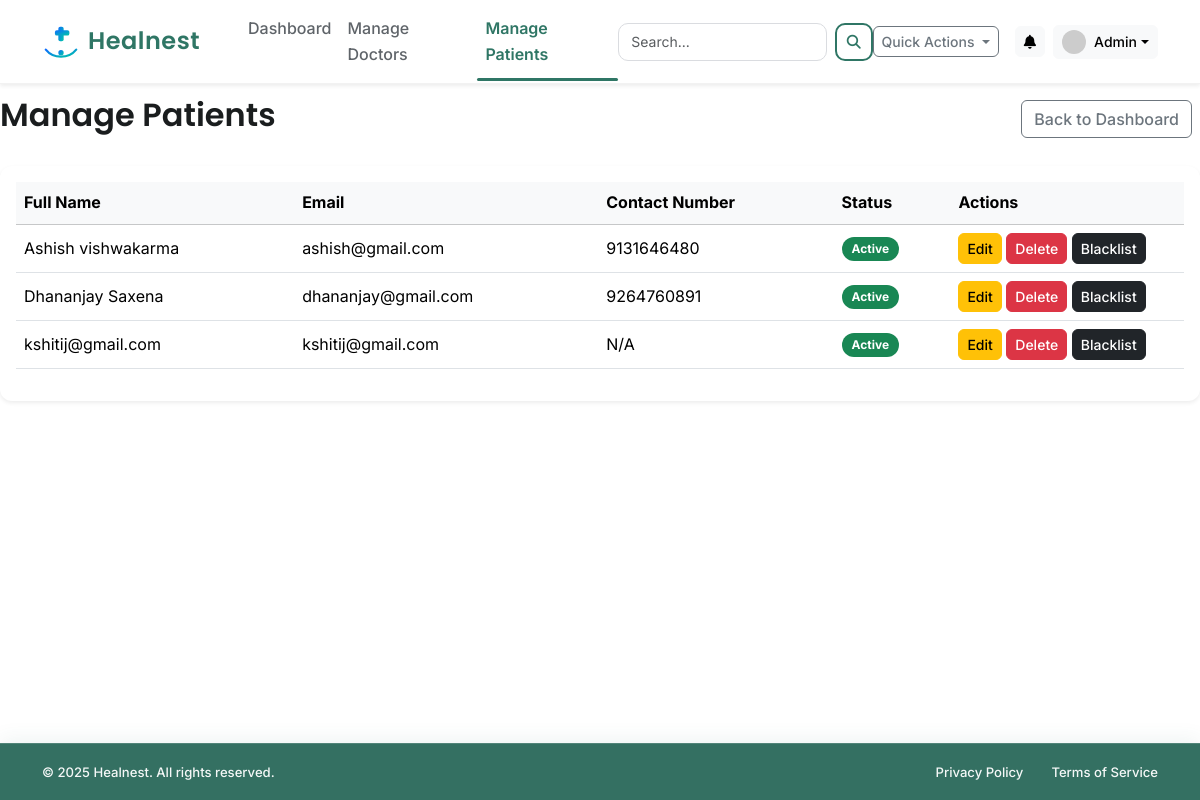
The page /admin/patients (signed in) on the database as committed earlier.
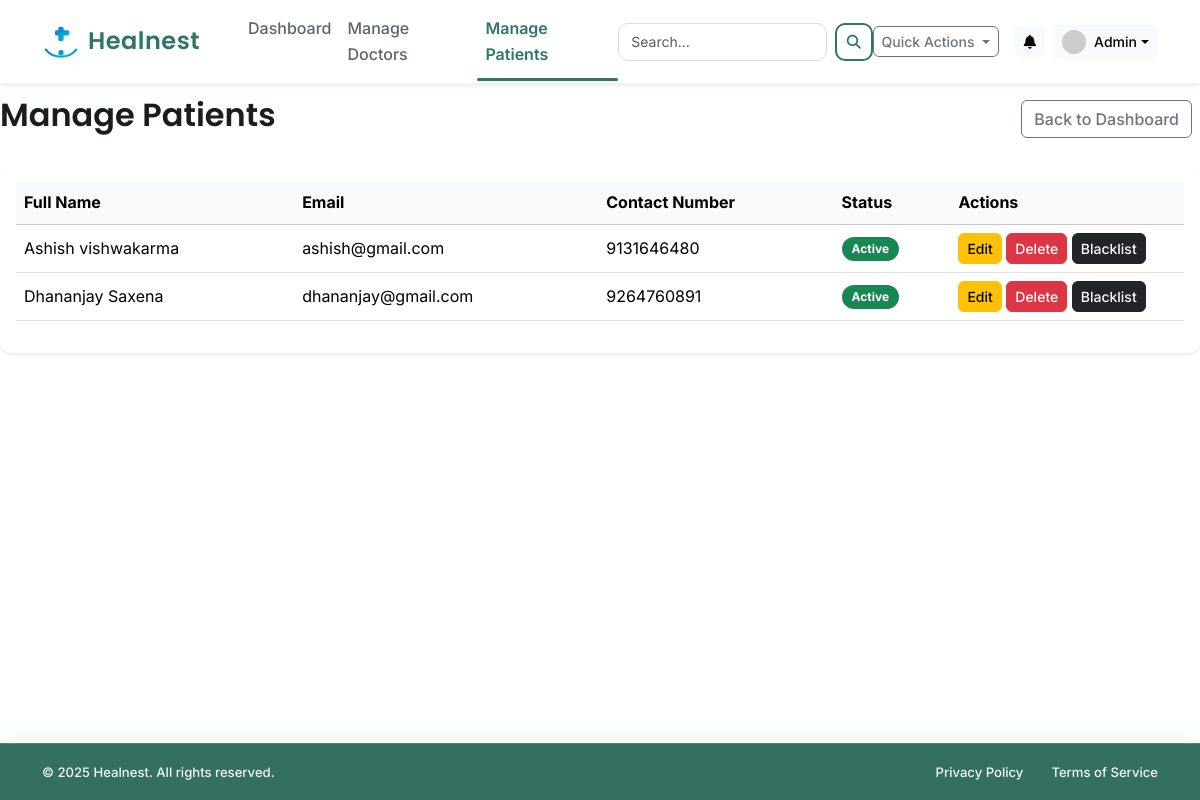
The same page on the database as committed later.
### app/models.py (models this page shows, shortened)
class User(db.Model, UserMixin):
    __tablename__ = 'user'
    id = db.Column(db.Integer, primary_key=True)
    email = db.Column(db.String(120), unique=True, nullable=False)
    password_hash = db.Column(db.String(128), nullable=False)
    role = db.Column(db.String(10), nullable=False)  # 'admin', 'doctor', 'patient'
    created_at = db.Column(db.DateTime, default=datetime.utcnow)
    is_active = db.Column(db.Boolean, nullable=False, default=True)
    doctor_profile = db.relationship('DoctorProfile', backref='user', uselist=False, cascade="all, delete-orphan")
    patient_profile = db.relationship('PatientProfile', backref='user', uselist=False, cascade="all, delete-orphan")
    appointments_as_patient = db.relationship('Appointment', foreign_keys='Appointment.patient_id', backref='patient', lazy=True, cascade="all, delete-orphan")
    appointments_as_doctor = db.relationship('Appointment', foreign_keys='Appointment.doctor_id', backref='doctor', lazy=True, cascade="all, delete-orphan")
    availabilities = db.relationship('Availability', backref='doctor', lazy=True, cascade="all, delete-orphan")
    notifications = db.relationship('Notification', backref='user', lazy=True, cascade="all, delete-orphan")
    reviews_given = db.relationship('DoctorReview', foreign_keys='DoctorReview.patient_id', backref='patient', lazy=True)
    reviews_received = db.relationship('DoctorReview', foreign_keys='DoctorReview.doctor_id', backref='doctor', lazy=True)
    @property
    def password(self):
        raise AttributeError('password is not a readable attribute')

class PatientProfile(db.Model):
    __tablename__ = 'patient_profile'
    id = db.Column(db.Integer, primary_key=True)
    user_id = db.Column(db.Integer, db.ForeignKey('user.id'), nullable=False, unique=True)
    full_name = db.Column(db.String(100), nullable=False)
    date_of_birth = db.Column(db.Date)
    gender = db.Column(db.String(10))
    contact_number = db.Column(db.String(20))
    blood_group = db.Column(db.String(5))
    allergies = db.Column(db.Text)
    documents = db.relationship('MedicalDocument', backref='patient', lazy=True)

### app/routes/admin_routes.py (the view)
@admin_bp.route('/patients')
@login_required
def manage_patients():
    if current_user.role != 'admin':
        flash('You are not authorized to access this page.', 'danger')
        return redirect(url_for('main.home'))
    patients = User.query.filter_by(role='patient').join(PatientProfile).order_by(PatientProfile.full_name).all()
    return render_template('admin/manage_patients.html', title='Manage Patients', patients=patients)

### app/templates/admin/manage_patients.html
{% extends "layout.html" %}
{% block content %}
    <div class="d-flex justify-content-between align-items-center mb-4">
        <h2 >Manage Patients</h2>
        <a href="{{ url_for('admin.dashboard') }}" class="btn btn-outline-secondary me-2">Back to Dashboard</a>
    </div>
    <div class="card shadow-sm">
        <div class="card-body">
            <div class="table-responsive">
                <table class="table table-hover align-middle">
                    <thead class="table-light">
                        <tr>
                            <th>Full Name</th>
                            <th>Email</th>
                            <th>Contact Number</th>
                            <th style="width: 10%;">Status</th>
                            <th style="width: 20%;">Actions</th>
                        </tr>
                    </thead>
                    <tbody>
                        {% for patient in patients %}
                        <tr>
                            <td>{{ patient.patient_profile.full_name }}</td>
                            <td>{{ patient.email }}</td>
                            <td>{{ patient.patient_profile.contact_number or 'N/A' }}</td>
                            <td>
                                {% if patient.is_active %}
                                    <span class="badge bg-success">Active</span>
                                {% else %}
                                    <span class="badge bg-dark">Blacklisted</span>
                                {% endif %}
                            </td>
                            <td>
                                <a href="{{ url_for('admin.edit_patient', user_id=patient.id) }}" class="btn btn-sm btn-warning">Edit</a>
                                <form action="{{ url_for('admin.delete_patient', user_id=patient.id) }}" method="POST" class="d-inline" onsubmit="return confirm('DELETE: Are you sure you want to PERMANENTLY DELETE this patient?');">
                                    <button type="submit" class="btn btn-sm btn-danger">Delete</button>
                                </form>
                                {% if patient.is_active %}
                                    <form action="{{ url_for('admin.blacklist_user', user_id=patient.id) }}" method="POST" class="d-inline" onsubmit="return confirm('BLACKLIST: Are you sure you want to blacklist this patient?');">
                                        <button type="submit" class="btn btn-sm btn-dark">Blacklist</button>
                                    </form>
                                {% else %}
                                    <form action="{{ url_for('admin.activate_user', user_id=patient.id) }}" method="POST" class="d-inline">
                                        <button type="submit" class="btn btn-sm btn-success">Activate</button>
                                    </form>
                                {% endif %}
                            </td>
                        </tr>
                        {% else %}
                        <tr>
                            <td colspan="5" class="text-center text-muted">No patients found.</td>
                        </tr>
                        {% endfor %}
                    </tbody>
                </table>
            </div>
        </div>
    </div>
{% endblock content %}

### app/templates/layout.html (shortened to what this page needs)
<!DOCTYPE html>
<html lang="en">
<head>
    <link href="https://cdn.jsdelivr.net/npm/bootstrap@5.3.3/dist/css/bootstrap.min.css" rel="stylesheet">
    <link rel="stylesheet" href="https://cdnjs.cloudflare.com/ajax/libs/font-awesome/6.5.2/css/all.min.css">
    <link rel="stylesheet" href="{{ url_for('static', filename='css/style.css') }}">
    <link rel="stylesheet" href="{{ url_for('static', filename='css/layout.css') }}">
</head>
<body id="page-top" class="{% if current_user.is_authenticated %}bg-dashboard{% else %}bg-light{% endif %}">
    <nav class="navbar navbar-expand-lg fixed-top bg-white shadow-sm py-2">
        <div class="container">
            <a class="navbar-brand d-flex align-items-center fw-semibold fs-4" href="{{ url_for('main.home') }}">
                <img src="{{ url_for('static', filename='brand/healnest-icon.svg') }}" width="38" height="38"
                    class="me-2">
                <span style="font-family: 'Poppins', sans-serif; font-weight:600; letter-spacing:0.5px;">
                    Healnest
                </span>
            </a>
            <div class="collapse navbar-collapse" id="navbarNavDropdown">
                <ul class="navbar-nav me-auto mb-2 mb-lg-0 ps-lg-4">
                    {% if not current_user.is_authenticated %}
                    <li class="nav-item"><a class="nav-link" href="{{ url_for('main.home') }}#services">Services</a>
                    </li>
                    <li class="nav-item"><a class="nav-link" href="{{ url_for('main.home') }}#about">About Us</a></li>
                    <li class="nav-item"><a class="nav-link"
                            href="{{ url_for('main.home') }}#departments">Departments</a></li>
                    <li class="nav-item"><a class="nav-link" href="{{ url_for('main.home') }}#contact">Contact</a></li>
                    {% else %}
                    <li class="nav-item"><a class="nav-link"
                            href="{{ url_for(current_user.role + '.dashboard') }}">Dashboard</a></li>
                    {% if current_user.role == 'admin' %}
                    <li class="nav-item"><a class="nav-link" href="{{ url_for('admin.manage_doctors') }}">Manage
                            Doctors</a></li>
                    <li class="nav-item"><a class="nav-link" href="{{ url_for('admin.manage_patients') }}">Manage
                            Patients</a></li>
                    {% endif %}
                    {% endif %}
                </ul>
                {% if current_user.is_authenticated %}
                <form class="d-flex align-items-center gap-2 nav-search" action="{{ url_for('main.search') }}"
                    method="GET">
                    <input class="form-control" type="search" name="query" placeholder="Search..." required>
                    <button class="btn btn-sm search-btn" type="submit">
                        <i class="fas fa-search"></i>
                    </button>
                </form>
                {% endif %}
                <div class="d-flex align-items-center ms-auto">
                    {% if current_user.is_authenticated %}
                    <div class="dropdown me-3">
                        <button class="btn btn-sm btn-outline-secondary dropdown-toggle" type="button"
                            data-bs-toggle="dropdown" aria-expanded="false">
                            Quick Actions
                        </button>
                    </div>
                    <div class="dropdown me-2">
                        <button class="btn btn-sm btn-light position-relative" type="button" data-bs-toggle="dropdown"
                            aria-expanded="false" aria-label="Notifications">
                            <i class="fas fa-bell"></i>
                        </button>
                    </div>
                    <div class="dropdown">
                        <button class="btn btn-light dropdown-toggle d-flex align-items-center py-1 px-2" type="button"
                            id="profileDropdown" data-bs-toggle="dropdown" aria-expanded="false">
                            <img src="https://placehold.co/32x32/eee/777?text={{ current_user.email[0]|upper }}"
                                class="rounded-circle me-2" alt="Avatar" width="24" height="24">
                            <span class="d-none d-lg-inline small">
                                {% if current_user.role == 'patient' and current_user.patient_profile.full_name %}
                                {{ current_user.patient_profile.full_name.split()[0] }}
                                {% elif current_user.role == 'doctor' and current_user.doctor_profile.full_name %}
                                {{ current_user.doctor_profile.full_name.split()[0] }}
                                {% else %}
                                Admin
                                {% endif %}
                            </span>
                        </button>
                    </div>
                    {% else %}
                    <a href="{{ url_for('main.login') }}" class="btn-login me-2">Login</a>
                    <a href="{{ url_for('main.register') }}" class="btn-signup">Sign Up</a>
                    {% endif %}
                </div>
            </div>
        </div>
    </nav>
    <main class="flex-shrink-0 py-4">
        {% block content %}{% endblock %}
    </main>
    {% if not current_user.is_authenticated %}
    <footer class="footer-main mt-auto py-5">
        <div class="container">
            <div class="row">
                <div class="col-lg-4 col-md-6 mb-4 mb-lg-0">
                    <div class="d-flex align-items-center mb-3">
                        <img src="{{ url_for('static', filename='brand/healnest-icon.svg') }}" class="footer-logo me-2"
                            alt="Healnest Logo">
                        <span class="footer-brand">Healnest</span>
                    </div>
                    <p class="small">
                        Providing exceptional healthcare services with compassion, innovation,
                        and excellence for over 25 years.
                    </p>
                    <div class="mt-3">
                        <a href="#" class="social-icon"><i class="fab fa-facebook-f"></i></a>
                        <a href="#" class="social-icon"><i class="fab fa-twitter"></i></a>
                        <a href="#" class="social-icon"><i class="fab fa-instagram"></i></a>
                        <a href="#" class="social-icon"><i class="fab fa-linkedin-in"></i></a>
                    </div>
                </div>
                <div class="col-lg-2 col-6 mb-4 mb-lg-0">
                    <h5 class="footer-title">Quick Links</h5>
                    <ul class="list-unstyled small">
                        <li class="mb-2"><a href="{{ url_for('main.home') }}">Home</a></li>
                        <li class="mb-2"><a href="{{ url_for('main.login') }}">Services</a></li>
                        <li class="mb-2"><a href="{{ url_for('main.login') }}">About Us</a></li>
                        <li class="mb-2"><a href="{{ url_for('main.login') }}">Doctors</a></li>
                        <li class="mb-2"><a href="{{ url_for('main.login') }}">Contact</a></li>
                    </ul>
                </div>
                <div class="col-lg-3 col-6 mb-4 mb-lg-0">
                    <h5 class="footer-title">Medical Services</h5>
                    <ul class="list-unstyled small">
                        <li class="mb-2"><a href="{{ url_for('main.login') }}">Emergency Care</a></li>
                        <li class="mb-2"><a href="{{ url_for('main.login') }}">Cardiology</a></li>
                        <li class="mb-2"><a href="{{ url_for('main.login') }}">Neurology</a></li>
                        <li class="mb-2"><a href="{{ url_for('main.login') }}">Orthopedics</a></li>
                        <li class="mb-2"><a href="{{ url_for('main.login') }}">Pediatrics</a></li>
                    </ul>
                </div>
                <div class="col-lg-3 col-md-6 mb-4 mb-lg-0">
                    <h5 class="footer-title">Contact Info</h5>
                    <ul class="list-unstyled small">
                        <li class="mb-2 d-flex"><i class="fas fa-map-marker-alt me-2 pt-1 flex-shrink-0"></i>
                            <span>123 Medical Center Dr<br>Healthcare City, HC 12345</span>
                        </li>
                        <li class="mb-2 d-flex"><i class="fas fa-phone me-2 pt-1 flex-shrink-0"></i>
                            <span>(555) 123-4567</span>
                        </li>
                        <li class="mb-2 d-flex"><i class="fas fa-envelope me-2 pt-1 flex-shrink-0"></i>
                            <span>info@Healnest.com</span>
                        </li>
                    </ul>
                </div>
            </div>
            <hr class="footer-divider">
            <div class="row pt-3">
                <div class="col-md-6 text-center text-md-start mb-2 mb-md-0">
                    <small>© 2025 Healnest. All rights reserved.</small>
                </div>
                <div class="col-md-6 text-center text-md-end">
                    <small>
                        <a href="#" class="me-3">Privacy Policy</a>
                        <a href="#" class="me-3">Terms of Service</a>
                        <a href="#">Accessibility</a>
                    </small>
                </div>
            </div>
        </div>
    </footer>
    {% else %}
    <footer class="footer-app mt-auto py-3">
        <div class="container">
            <div class="d-flex flex-wrap justify-content-between align-items-center text-white">
                <small class="col-md-6">© 2025 Healnest. All rights reserved.</small>
                <ul class="nav col-md-6 justify-content-end list-unstyled d-flex">
                    <li><a href="#"><small>Privacy Policy</small></a></li>
                    <li><a href="#" class="ms-3"><small>Terms of Service</small></a></li>
                </ul>
            </div>
        </div>
    </footer>
    {% endif %}
</body>
</html>

Rows that differ between the two databases and show on the page:
removed User: patient_profile.full_name "kshitij@gmail.com", email "kshitij@gmail.com", patient_profile "N/A", is_active "Active"
